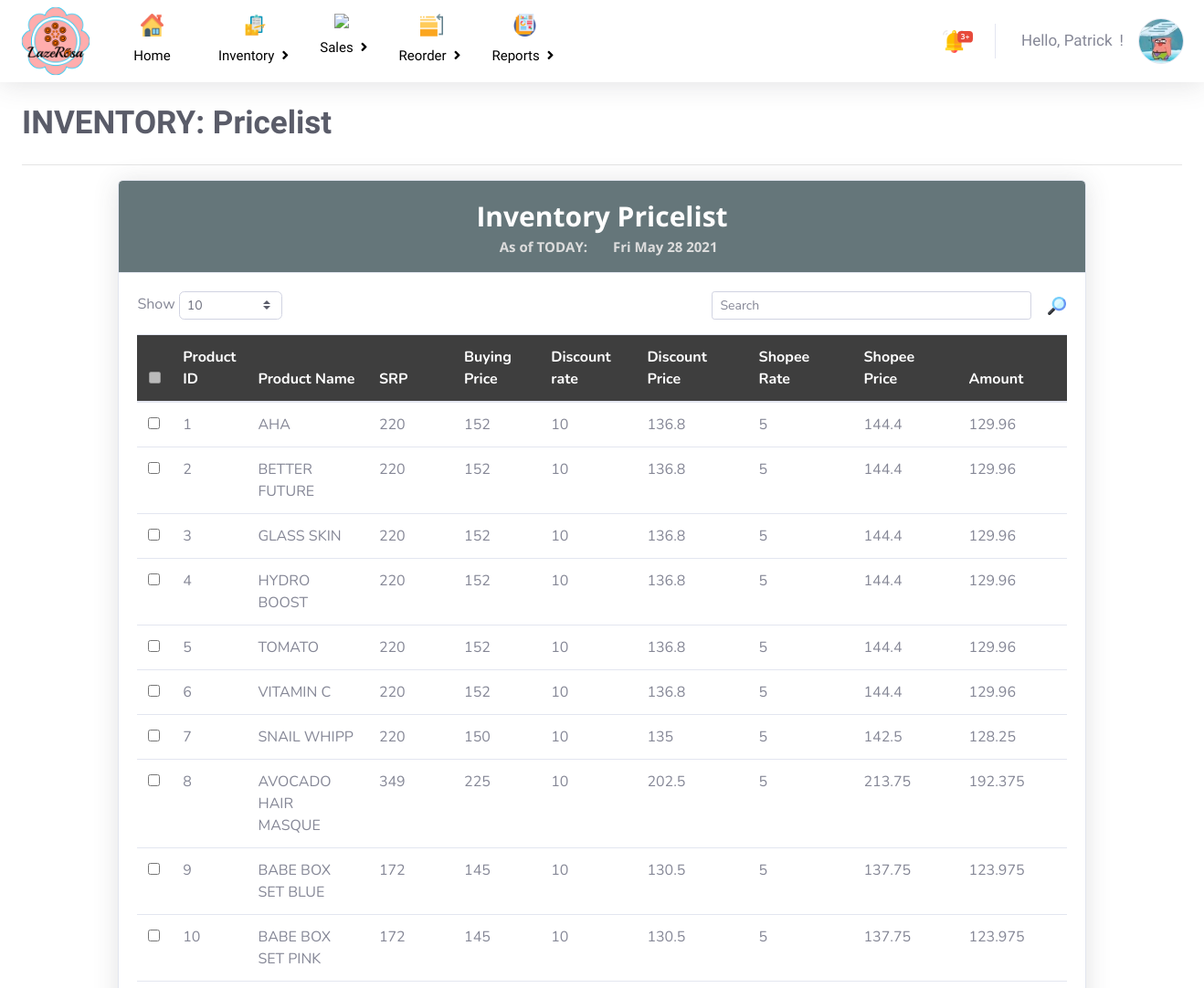
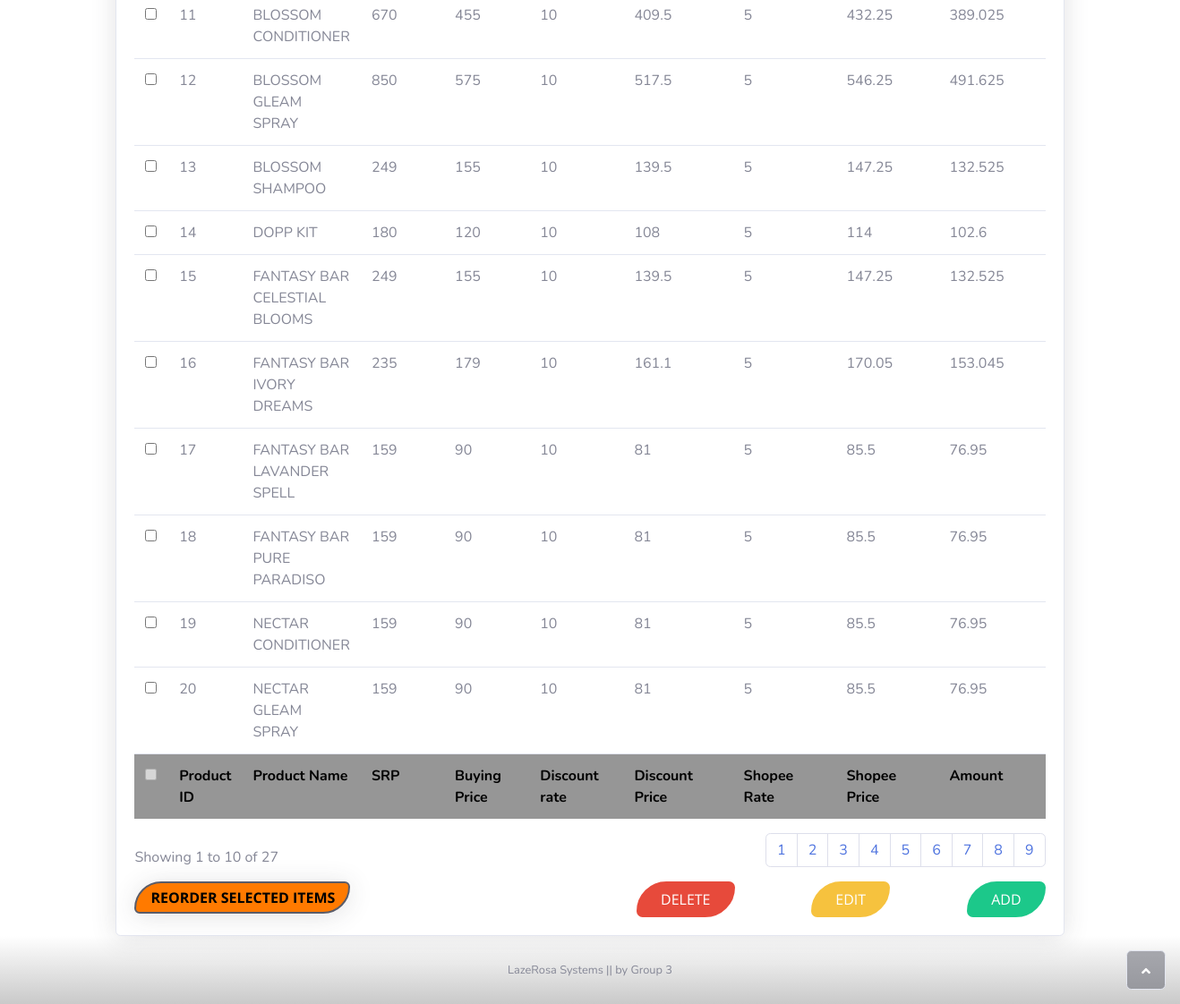
The page /pricelist.php on the database its author committed (2 pictures, top to bottom).
### tables this page shows
CREATE TABLE `tblinventory` (
  `pID` int(5) NOT NULL,
  `pName` varchar(255) NOT NULL,
  `pBrand` varchar(50) NOT NULL,
  `pQuantity` int(5) NOT NULL,
  `pReorderPoint` int(5) NOT NULL,
  `pSRP` decimal(10,0) NOT NULL,
  `pBuyingPrice` decimal(10,0) NOT NULL,
  `pDiscountRate` decimal(11,0) NOT NULL,
  `pShopeeRate` decimal(11,0) NOT NULL
);

### pricelist.php (the view, shortened to what the rows shown need)
<!DOCTYPE html>
<html>
<head>
    <link rel="stylesheet" href="assets/bootstrap/css/bootstrap.min.css">
    <link rel="stylesheet" href="assets/css/Jost.css">
    <link rel="stylesheet" href="assets/fonts/fontawesome-all.min.css">
    <link rel="stylesheet" href="assets/fonts/material-icons.min.css">
    <link rel="stylesheet" href="assets/css/breadcrumb.css">
    <link rel="stylesheet" href="assets/css/customtable.css">
    <link rel="stylesheet" href="https://cdnjs.cloudflare.com/ajax/libs/animate.css/3.5.2/animate.min.css">
    <link rel="stylesheet" href="assets/css/sticky-dark-top-nav-with-dropdown-1.css">
    <link rel="stylesheet" href="assets/css/sticky-dark-top-nav-with-dropdown.css">
</head>
<body id="Page-Body">
<div id="Page-Wrapper">
        <div class="d-flex flex-column" id="Body-Wrapper">
            <div id="Body">
    <div class="container-fluid" id="Page-Content">
        <div class="card shadow" id="Pricelist_Table" style="margin-right: 8vw;margin-left: 8vw;">
            <div class="card-body" id="Table-Body">
                <form method="POST" action="">
                <div class="table-responsive table mt-2" id="ViewInv-TableFrame" role="grid" aria-describedby="dataTable_info">
                    <table class="table my-0" id="ViewInv-Table">
                        <thead id="Table-Header">
                        <tr id="Table-HeaderRow" style="background-color: #3e3e3e;font-family: Nunito, sans-serif;color: rgb(255,255,255);/*background: linear-gradient(to right, #2657eb, #de6161);*/">
                                <th class="text-center" style="width: 40px;"><input type="checkbox" id="Checkbox-Header" disabled=""></th>
                                <th>Product ID</th>
                                <th>Product Name</th>
                                <th class="text-left" style="width: 200px;">SRP</th>
                                <th class="text-left" style="width: 150px;">Buying Price</th>
                                <th class="text-left" style="width: 150px;">Discount rate</th>
                                <th class="text-left" style="width: 215px;">Discount Price</th>
                                <th class="text-left" style="width: 215px;">Shopee Rate</th>
                                <th class="text-left" style="width: 215px;">Shopee Price</th>
                                <th class="text-left" style="width: 215px;">Amount</th>
                            </tr>
                        </thead>
                        <tbody id="Table-Body">
                        <?php
                            require("connect.php");
                            $page = $_GET["page"];
                            if($page=="" || $page == "1"){
                                $page1 = 0;
                            }
                            else{
                                $page1 = ($page*20)-20;
                            }
                            $query = mysqli_query($DBConnect, "SELECT * FROM tblinventory ORDER BY pID limit $page1, 20");
                            while($retrieve = mysqli_fetch_array($query)){
                                echo "<tr>";
                                echo "<td><input type='checkbox' name='checkboxid[]' value=$retrieve[pID]></td>";
                                echo "<td class='id'>".$retrieve["pID"]. "</td>";
                                echo "<td class='name'>".$retrieve["pName"]. "</td>";
                                echo "<td class='srp'>".$retrieve["pSRP"]. "</td>";
                                echo "<td class='buyprice'>".$retrieve["pBuyingPrice"]. "</td>";
                                echo "<td class='discrate'>".$retrieve["pDiscountRate"]. "</td>";
                                $discountprice = $retrieve["pBuyingPrice"] *(1 - ($retrieve["pDiscountRate"] / 100));
                                echo "<td>".$discountprice. "</td>";
                                echo "<td class='shopeerate'>".$retrieve["pShopeeRate"]. "</td>";
                                $shopeeprice = $retrieve["pBuyingPrice"] *(1-($retrieve["pShopeeRate"] / 100));
                                echo "<td>".$shopeeprice. "</td>";
                                $amount = $discountprice * (1-($retrieve["pShopeeRate"] / 100));
                                echo "<td>".$amount. "</td>";
                                echo "</tr>";
							}
                        ?>
                        </tbody>
                    </table>
                </div>
                    </form>
            </div>
        </div>
    </div>
    </div>
    </div>
    </div>
</body>
</html>

### rows shown on the page
tblinventory: pID "1", pName "AHA", pSRP "220", pBuyingPrice "152", pDiscountRate "10", discountprice "136.8", pShopeeRate "5", shopeeprice "144.4", amount "129.96"
tblinventory: pID "2", pName "BETTER FUTURE", pSRP "220", pBuyingPrice "152", pDiscountRate "10", discountprice "136.8", pShopeeRate "5", shopeeprice "144.4", amount "129.96"
tblinventory: pID "3", pName "GLASS SKIN", pSRP "220", pBuyingPrice "152", pDiscountRate "10", discountprice "136.8", pShopeeRate "5", shopeeprice "144.4", amount "129.96"
tblinventory: pID "4", pName "HYDRO BOOST", pSRP "220", pBuyingPrice "152", pDiscountRate "10", discountprice "136.8", pShopeeRate "5", shopeeprice "144.4", amount "129.96"
tblinventory: pID "5", pName "TOMATO", pSRP "220", pBuyingPrice "152", pDiscountRate "10", discountprice "136.8", pShopeeRate "5", shopeeprice "144.4", amount "129.96"
tblinventory: pID "6", pName "VITAMIN C", pSRP "220", pBuyingPrice "152", pDiscountRate "10", discountprice "136.8", pShopeeRate "5", shopeeprice "144.4", amount "129.96"
tblinventory: pID "7", pName "SNAIL WHIPP", pSRP "220", pBuyingPrice "150", pDiscountRate "10", discountprice "135", pShopeeRate "5", shopeeprice "142.5", amount "128.25"
tblinventory: pID "8", pName "AVOCADO HAIR MASQUE", pSRP "349", pBuyingPrice "225", pDiscountRate "10", discountprice "202.5", pShopeeRate "5", shopeeprice "213.75", amount "192.375"
tblinventory: pID "9", pName "BABE BOX SET BLUE", pSRP "172", pBuyingPrice "145", pDiscountRate "10", discountprice "130.5", pShopeeRate "5", shopeeprice "137.75", amount "123.975"
tblinventory: pID "10", pName "BABE BOX SET PINK", pSRP "172", pBuyingPrice "145", pDiscountRate "10", discountprice "130.5", pShopeeRate "5", shopeeprice "137.75", amount "123.975"
tblinventory: pID "11", pName "BLOSSOM CONDITIONER", pSRP "670", pBuyingPrice "455", pDiscountRate "10", discountprice "409.5", pShopeeRate "5", shopeeprice "432.25", amount "389.025"
tblinventory: pID "12", pName "BLOSSOM GLEAM SPRAY", pSRP "850", pBuyingPrice "575", pDiscountRate "10", discountprice "517.5", pShopeeRate "5", shopeeprice "546.25", amount "491.625"
tblinventory: pID "13", pName "BLOSSOM SHAMPOO", pSRP "249", pBuyingPrice "155", pDiscountRate "10", discountprice "139.5", pShopeeRate "5", shopeeprice "147.25", amount "132.525"
tblinventory: pID "14", pName "DOPP KIT", pSRP "180", pBuyingPrice "120", pDiscountRate "10", discountprice "108", pShopeeRate "5", shopeeprice "114", amount "102.6"
tblinventory: pID "15", pName "FANTASY BAR CELESTIAL BLOOMS", pSRP "249", pBuyingPrice "155", pDiscountRate "10", discountprice "139.5", pShopeeRate "5", shopeeprice "147.25", amount "132.525"
tblinventory: pID "16", pName "FANTASY BAR IVORY DREAMS", pSRP "235", pBuyingPrice "179", pDiscountRate "10", discountprice "161.1", pShopeeRate "5", shopeeprice "170.05", amount "153.045"
tblinventory: pID "17", pName "FANTASY BAR LAVANDER SPELL", pSRP "159", pBuyingPrice "90", pDiscountRate "10", discountprice "81", pShopeeRate "5", shopeeprice "85.5", amount "76.95"
tblinventory: pID "18", pName "FANTASY BAR PURE PARADISO", pSRP "159", pBuyingPrice "90", pDiscountRate "10", discountprice "81", pShopeeRate "5", shopeeprice "85.5", amount "76.95"
tblinventory: pID "19", pName "NECTAR CONDITIONER", pSRP "159", pBuyingPrice "90", pDiscountRate "10", discountprice "81", pShopeeRate "5", shopeeprice "85.5", amount "76.95"
tblinventory: pID "20", pName "NECTAR GLEAM SPRAY", pSRP "159", pBuyingPrice "90", pDiscountRate "10", discountprice "81", pShopeeRate "5", shopeeprice "85.5", amount "76.95"
